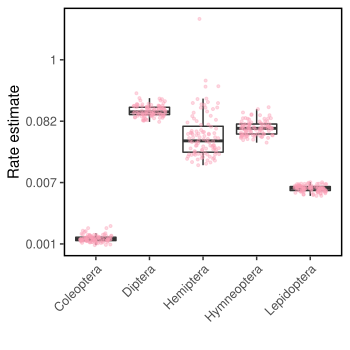

Write the R code that produced this figure.
#set working directory as analyses/order.rates
#read in order rates data
order.rates <- read.csv("../results/order.rates/order.rates.csv")[,-1]
#adjust column names
colnames(order.rates) <- c("Lepidoptera", "Hymneoptera", "Diptera", "Coleoptera", "Hemiptera")


results <- data.frame(as.vector(unlist(order.rates)),
                     rep(colnames(order.rates), each=100))
colnames(results) <- c("rates", "order")

true.ticks <- c(-7.5,-5,-2.5,0)
print.ticks <- round(exp(true.ticks),digits=3)
#plot content for orders
ggplot(data = results, legend = F, aes(order, log(rates))) +
  theme_bw() +
  #ylim(0,.6) +
  labs(x = "", y = "Rate estimate") +
  geom_boxplot(outlier.alpha = 0) +
  geom_point(position = position_jitter(width=0.3),
             color = rgb(250, 159, 181, 100,
                         maxColorValue = 255),
             size=.7)+
  scale_y_continuous(breaks=true.ticks, labels=print.ticks) +
  theme(legend.position = "none",
        panel.grid.major = element_blank(),
        panel.grid.minor = element_blank(),
        axis.text.x = element_text(angle = 45, hjust=1),
        panel.border = element_rect(colour = "black", fill=NA, size=1))

# export 3.5x3.5
